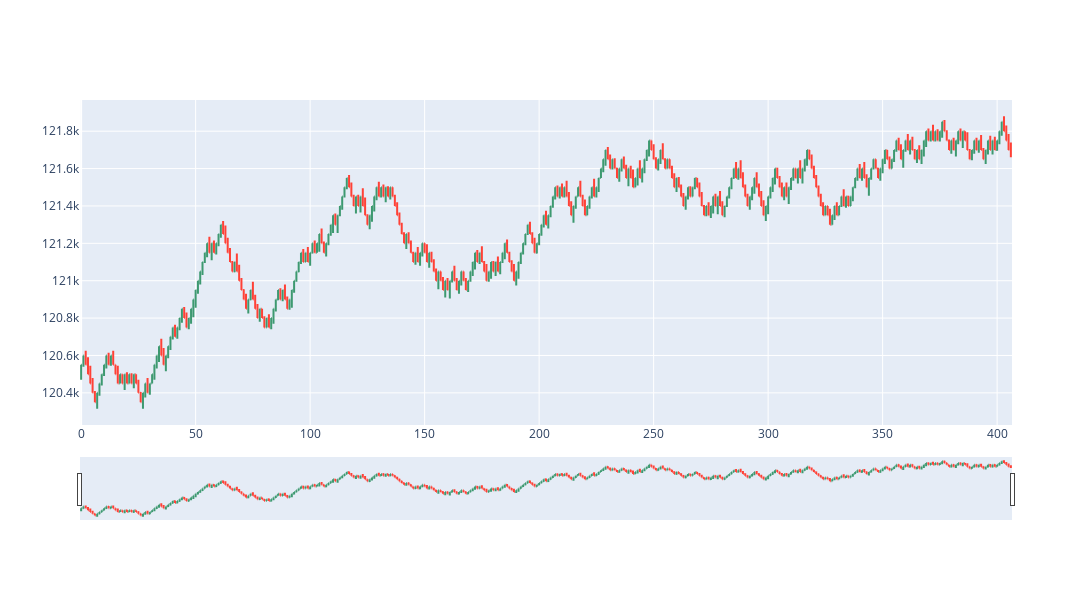

The notebook cell this image was saved under:
### Code cell
fig = go.Figure(
    data=go.Ohlc(
        open=ohlc["open"],
        high=ohlc["high"],
        low=ohlc["low"],
        close=ohlc["close"],
    )
)

fig.update_layout(
    autosize=True,
    width=1500,
    height=600,
)

### Figure 1 — Plotly figure (JSON) as saved in the notebook; plotly's stock layout.template omitted (floating-point values rounded to 4 significant figures; data arrays with more than 128 entries replaced by an {"elided": "..."} marker saying what was removed)
{"data": [{"close": {"elided": "407 int values"}, "high": {"elided": "407 int values"}, "low": {"elided": "407 int values"}, "open": {"elided": "407 int values"}, "type": "ohlc"}], "layout": {"autosize": true, "height": 600, "width": 1500}}
